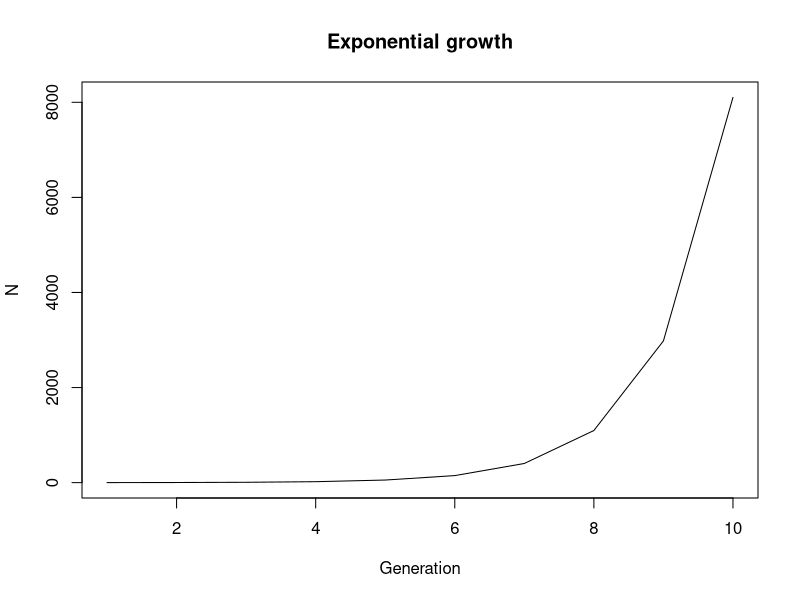

Source code (R):
# Demonstrate browser() function for debugging

## Script: browse.R
## Author: Sam Turner sat19@ic.ac.uk
## About: Demonstrate browser() function for debugging

# clear environment
rm(list=ls())

# Exponential population growth simulation, returning population size time series
Exponential <- function(N0 = 1, r = 1, generations = 10) {
    #preallocate vector
    N <- rep(NA, generations)
    N[1] <- N0
    # Calculate population size each generation
    for (t in 2:generations){
        N[t] <- N[t-1] * exp(r)
        browser()
    }
    return(N)
}

# plot exponential population growth
plot(Exponential(), type="l", main="Exponential growth", xlab = "Generation", ylab="N")
